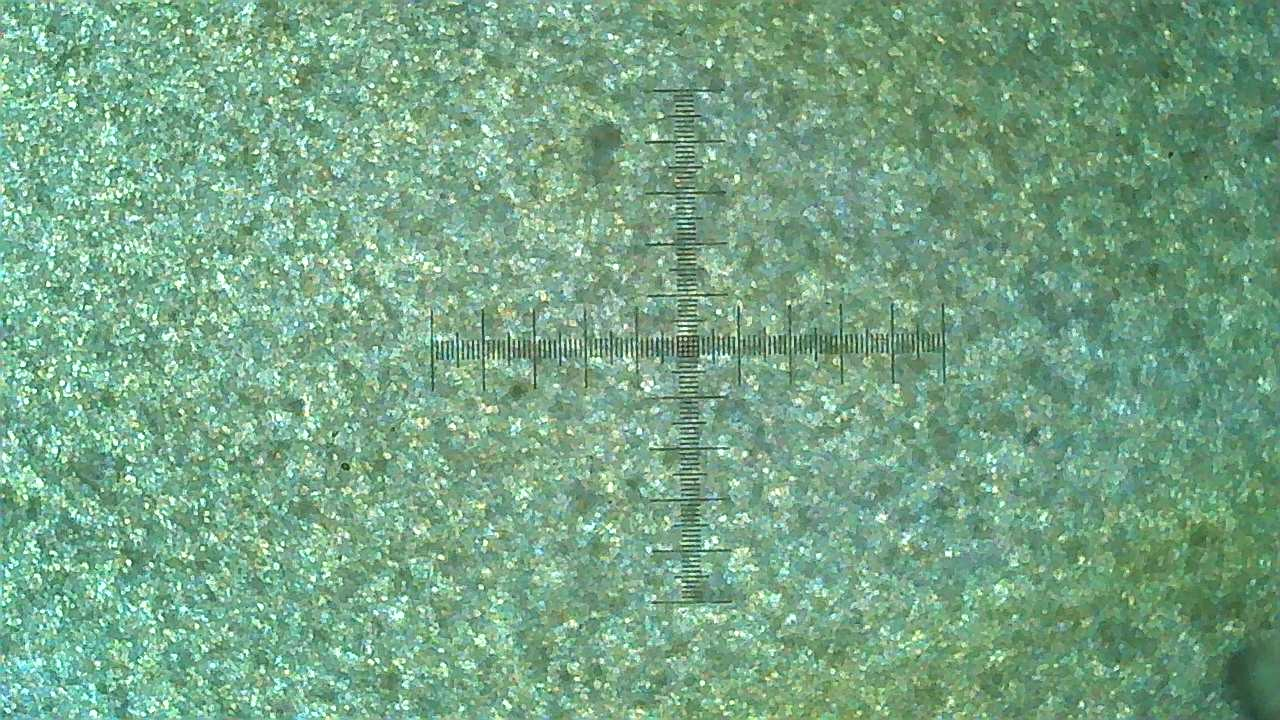
#> input picture Data Y-Achse/WIN_20241026_14_56_22_Pro.jpg, 1280 x 720 px; its folder holds 4 pictures in this run
$ python Gaussian_Filter_and_Fit.py
#> lines starting #> are read from the running program, lines starting #| are printed output that depends on the picture
import numpy as np
from PIL import Image
import matplotlib.pyplot as plt
from scipy.ndimage import gaussian_filter
from scipy.optimize import curve_fit
from matplotlib.patches import Circle
from matplotlib.lines import Line2D
from matplotlib.colors import rgb_to_hsv
import os

from skimage import io, color, filters, measure

def find_color_center(image_path, target_hex_color):
    # Load the image
    image = io.imread(image_path)

    # Remove alpha channel if present
    if image.shape[-1] == 4:
        image = image[..., :3]

    # Convert the target color from hex to normalized RGB and then to HSV
    target_rgb = np.array([int(target_hex_color[i:i+2], 16) for i in (0, 2, 4)]) / 255.0
    target_hsv = rgb_to_hsv(target_rgb.reshape(1, 1, 3)).squeeze()

    # Convert the image to HSV color space
    image_hsv = color.rgb2hsv(image)

    # Define thresholds for color matching
    hue_threshold = 0.05
    sat_threshold = 0.2
    val_threshold = 0.2

    # Identify pixels within the specified HSV thresholds
    color_match = (
        (np.abs(image_hsv[..., 0] - target_hsv[0]) < hue_threshold) &
        (np.abs(image_hsv[..., 1] - target_hsv[1]) < sat_threshold) &
        (np.abs(image_hsv[..., 2] - target_hsv[2]) < val_threshold)
    )

    # Label the regions in the color match mask
    labeled_color_match = measure.label(color_match)
    color_regions = measure.regionprops(labeled_color_match)

    # Find the largest region with the matching color and get its centroid
    if color_regions:
        largest_color_region = max(color_regions, key=lambda r: r.area)
        center_y, center_x = largest_color_region.centroid
        minr, minc, maxr, maxc = largest_color_region.bbox
        return center_x,center_y
    else:
        return 0,0
        #print("No matching region found.")
        #return

def gaussian_2d(coords, x0, y0, x_sigma, y_sigma, amplitude):
    """2D Gaussian function for fitting."""
    x, y = coords
    return amplitude * np.exp(-((x - x0) ** 2 / (2 * x_sigma ** 2) + (y - y0) ** 2 / (2 * y_sigma ** 2))).ravel()

def plot_gaussian_2d(x, y, x0, y0, xalpha, yalpha, A):
    """Calculate Amplitude of Gaussian Point."""
    return A * np.exp(-((x-x0)**2/(2*xalpha**2) + (y-y0)**2/(2*yalpha**2)))

def g_surface(filtered_image, gaussian_param):
    """Calculate Gaussian Surface."""
    x0, y0, xalpha, yalpha, A = gaussian_param
    x = np.linspace(0, filtered_image.shape[1]-1, filtered_image.shape[1])
    y = np.linspace(0, filtered_image.shape[0]-1, filtered_image.shape[0])
    x, y = np.meshgrid(x, y)
    gaussian_surface = plot_gaussian_2d(x, y, x0, y0, xalpha, yalpha, A)
    return gaussian_surface

def load_image(path):
    """Load the images and manually convert them to grayscale."""
    image = Image.open(path)
    image_array = np.array(image)
    # Manually converting to grayscale using the luminosity method
    grayscale_array = 0.2989 * image_array[:,:,0] + 0.5870 * image_array[:,:,1] + 0.1140 * image_array[:,:,2]
    return grayscale_array

def average_images(image1_gray,image2_gray,image3_gray):
    """Average the images."""
    average_image_gray = (image1_gray + image2_gray + image3_gray) / 3
    return average_image_gray

def filter_image(gray_array):
    """Apply Gaussian Filter."""
    filtered_image_gray = gaussian_filter(gray_array, sigma=20)
    return filtered_image_gray

def filter_noise(data, threshold):
    """Filter out noise by setting values below a certain threshold to zero."""
    return np.where(data < threshold, 0, data)

def fit_gaussian(data,x_i,y_i):
    """Fit a 2D Gaussian to the image data."""
    # Grid of x, y points
    x = np.linspace(0, data.shape[1]-1, data.shape[1])
    y = np.linspace(0, data.shape[0]-1, data.shape[0])
    x, y = np.meshgrid(x, y)
    # Initial guess for the parameters: [x0, y0, sigma_x, sigma_y, amplitude]
    initial_guess = (x_i,y_i, 50, 50, np.max(data))
    # Perform the curve fitting
    params, pcov = curve_fit(gaussian_2d, (x, y), data.ravel(), p0=initial_guess)
    # Predict the data using the fitted parameters
    fitted_data = gaussian_2d((x, y), *params)
    # Degrees of freedom (number of data points minus number of parameters)
    dof = len(y)*len(x) - len(params)
    # Calculate the residual sum of squares (RSS)
    residuals = data.ravel() - fitted_data
    rss = np.sum(residuals**2)
    #r_squared = 1 - (np.sum(residuals**2) / np.sum((ydata - np.mean(ydata))**2))
    chi_squared_red = rss / dof
    return params,chi_squared_red

def plot_grid(ax):
    """Plots Circle and Lines."""
    ax.add_artist(Circle((632, 362),250,color='green',fill =False))
    ax.add_artist(Circle((632, 362),200,color='green',fill =False))
    ax.add_artist(Circle((632, 362),150,color='green',fill =False))
    ax.add_artist(Circle((632, 362),100,color='green',fill =False))
    ax.add_artist(Circle((632, 362),50,color='green',fill =False))
    ax.add_artist(Line2D((379,885),(362,362)))
    ax.add_artist(Line2D((632,632),(109,615)))
    for i in range(0,45):
        ax.add_artist(Line2D((382+5*i,382+5*i),(355,370),color='green'))
    for i in range(0,45):
        ax.add_artist(Line2D((657+5*i,657+5*i),(355,370),color='green'))
    for i in range(0,45):
        ax.add_artist(Line2D((625,639),(387+5*i,387+5*i),color='green'))
    for i in range(0,45):
       ax.add_artist(Line2D((625,639),(337-5*i,337-5*i),color='green'))
    for i in range(0,10):
        ax.add_artist(Line2D((382+25*i,382+25*i),(350,375),color='green'))
    for i in range(0,10):
        ax.add_artist(Line2D((657+25*i,657+25*i),(350,375),color='green'))
    for i in range(0,10):
        ax.add_artist(Line2D((620,644),(337-25*i,337-25*i),color='green'))
    for i in range(0,10):
        ax.add_artist(Line2D((620,644),(387+25*i,387+25*i),color='green'))

def plot_result(img,data, x0, y0,i,chi):
    """Plot the result with the Gaussian center marked."""
    fig, ax = plt.subplots(figsize=(10,8))
    ax.imshow(data, cmap='gray',alpha = 0.5)
    ax.imshow(img, cmap='Reds',alpha = 0.5)
    ax.set_title('Filtered Laser Center (%3.3f, %3.3f) at Position %d mm with Chi %d' %((x0-632)/5,(-y0+362)/5,50*i/3,chi))
    ax.scatter(x0, y0, color='red', s=5, label='Gaussian Center')
    plot_grid(ax)
    plt.savefig('Y-Achse %d.png'%i)
    plt.close(fig)
    #plt.show()

def prep_plot(filtered_mean, gaussian_surface,x0,y0,A):
    """Prepare Plot."""
    fig = plt.figure(figsize=(10, 7))
    ax = fig.add_subplot(111, projection='3d')
    x = np.arange(filtered_mean.shape[1])
    y = np.arange(filtered_mean.shape[0])
    X, Y = np.meshgrid(x, y)
    ax.plot_surface(X, Y, filtered_mean, cmap='turbo', alpha=0.5)
    ax.plot_surface(X, Y, gaussian_surface, cmap='viridis')
    ax.scatter(x0,y0,A, color = 'green', s = 50)

    print(x0,y0)

def main():
    Data = os.listdir('Data Y-Achse')
    y_result = []
    z_result = []
    for i in range(0,len(Data),3):
    #for i in range(0,9,3):
        file_path1 = os.path.join("Data Y-Achse",Data[i])
        file_path2 = os.path.join("Data Y-Achse",Data[i+1])
        file_path3 = os.path.join("Data Y-Achse",Data[i+2])

        gray_array1 = load_image(file_path1)
#> in load_image, image is the input picture: PIL image 1280x720 RGB; mean R, G, B 118.6, 164.7, 134.2
        gray_array2 = load_image(file_path2)
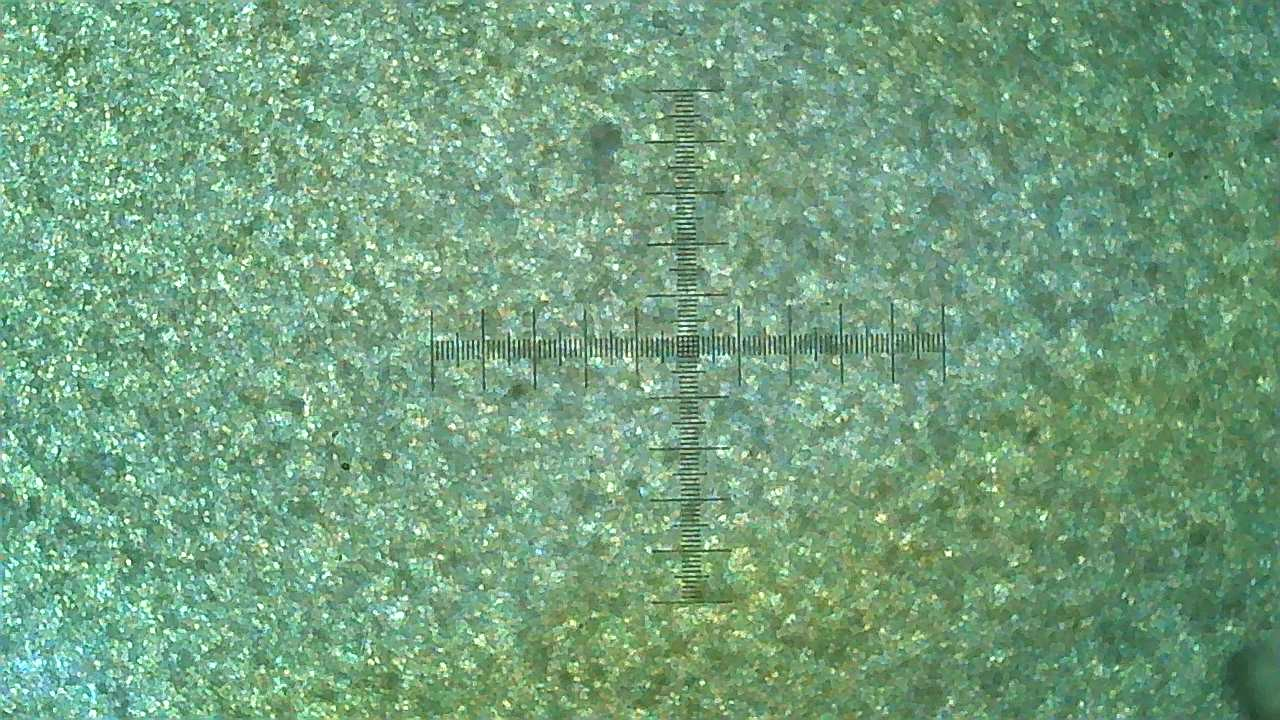
#> input picture Data Y-Achse/WIN_20241026_14_56_23_Pro.jpg, 1280 x 720 px
#> in load_image, image is the input picture: PIL image 1280x720 RGB; mean R, G, B 115.5, 160.3, 126.6
        gray_array3 = load_image(file_path3)
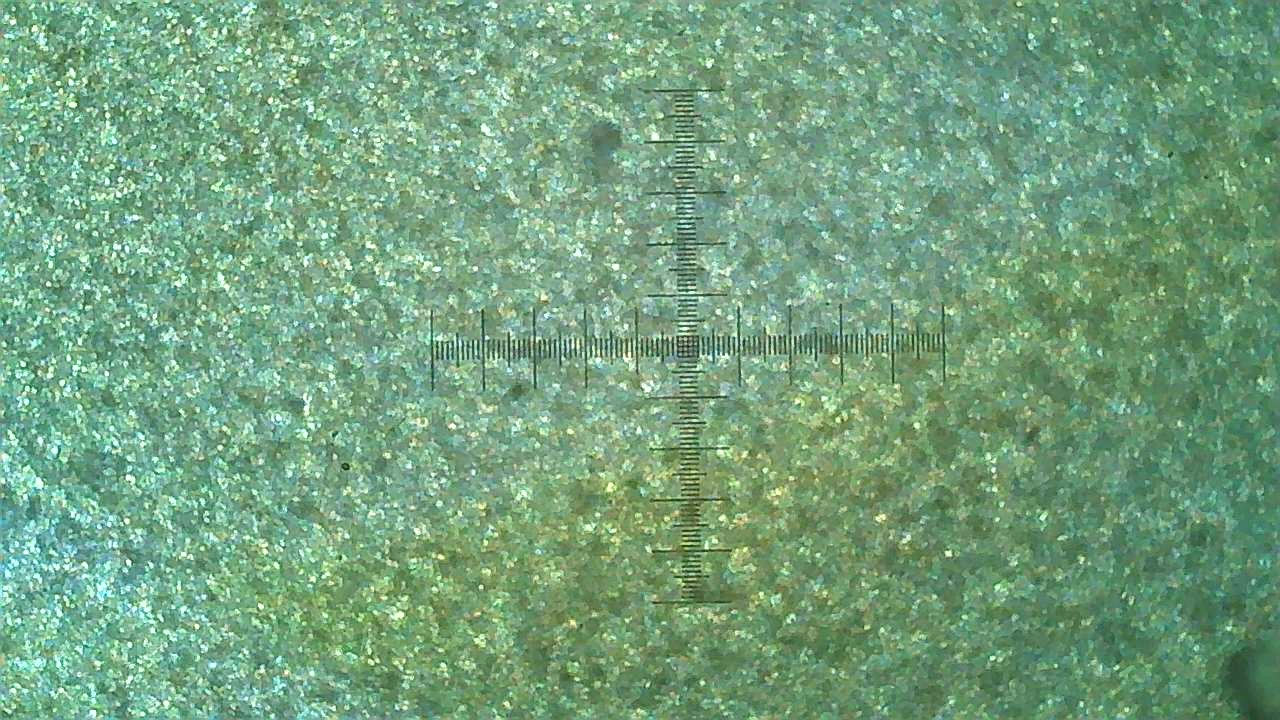
#> input picture Data Y-Achse/WIN_20241026_14_56_24_Pro.jpg, 1280 x 720 px
#> in load_image, image is the input picture: PIL image 1280x720 RGB; mean R, G, B 115.9, 160.9, 126.3

        init_guess = find_color_center(file_path1,'DFFFF2')
#> in find_color_center, `image_hsv = color.rgb2hsv(image)`: image_hsv: shape (720, 1280, 3) float64; mean of channels 0, 1, 2 0.385, 0.293, 0.646
#> in find_color_center, `color_match = ( (np.abs(image_hsv[..., 0] - target_hsv[0]) < hue_thres..`: color_match: shape (720, 1280) bool; 7% white in thin lines or dots
#> in find_color_center, `labeled_color_match = measure.label(color_match)`:
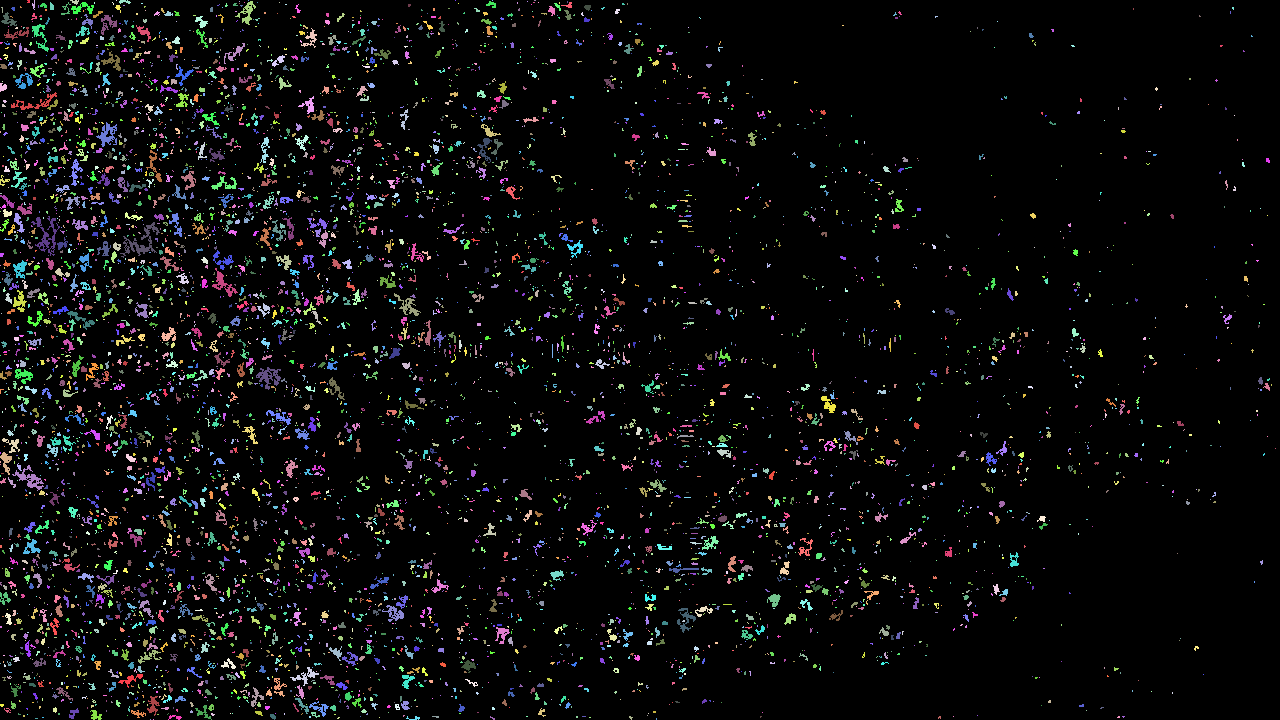
#> labeled_color_match: shape (720, 1280) int32; 5835 distinct labels, from 0 to 5834; one colour per label, 0 black
#> in find_color_center, `color_regions = measure.regionprops(labeled_color_match)`: color_regions = 5834 regions
#> in find_color_center, `center_y, center_x = largest_color_region.centroid`: center_y = 241.5; center_x = 141
#> in find_color_center, `minr, minc, maxr, maxc = largest_color_region.bbox`: minr = 222; minc = 120; maxr = 258; maxc = 160
#> init_guess = (141, 241.5)

        mean_gray_array = average_images(gray_array1,gray_array2,gray_array3)
        filtered_mean = filter_image(mean_gray_array)

        plt.imsave('Intermediat.png',filtered_mean)
        img = Image.open('Intermediat.png')
        arr =  np.array(img.convert('L'))

        noise_threshold = 200  # Define the noise threshold
        filtered_image = filter_noise(arr, noise_threshold)
        gaussian_param,chi = fit_gaussian(filtered_image,init_guess[0],init_guess[1])
#> in fit_gaussian, `initial_guess = (x_i,y_i, 50, 50, np.max(data))`: initial_guess = (141, 241.5, 50, 50, 215)
#> in fit_gaussian, `params, pcov = curve_fit(gaussian_2d, (x, y), data.ravel(), p0=initial..`: params = [172.8, 257, -33.95, 21.75, -1.02e-05]; pcov = [[4.8e+12, -46.66, 182775.1, -97.27, -0.055], [-46.66, 1.97e+12, -156.4, -173947.8, -0.0816], [182775.1, -156.4, 4.8e+12, 246.7, -722212.4], [-97.27, -173947.8, 246.7, 1.97e+12, 462720.5], [-0.055, -0.0816, -722212.4, 462720.5, 0.435]]
#> in gaussian_2d (call 26), `x, y = coords`:
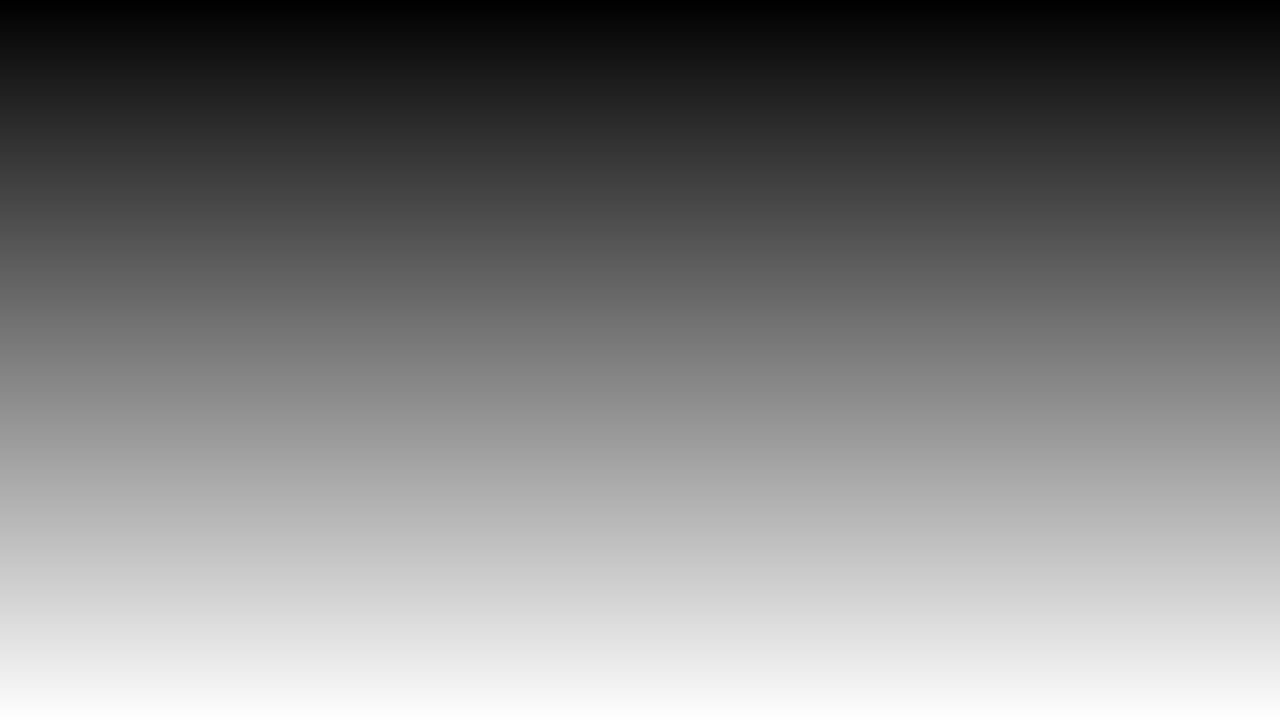
#> y: shape (720, 1280) float64; min 0, max 719, mean 359.5; drawn with min black and max white
#> in fit_gaussian, `dof = len(y)*len(x) - len(params)`: dof = 518395
#> in fit_gaussian, `rss = np.sum(residuals**2)`: rss = 464900812
#> in fit_gaussian, `chi_squared_red = rss / dof`: chi_squared_red = 896.8
#> gaussian_param = [172.8, 257, -33.95, 21.75, -1.02e-05]; chi = 896.8
        gaussian_surface = g_surface(filtered_image, gaussian_param)
#> in g_surface, `x0, y0, xalpha, yalpha, A = gaussian_param`: x0 = 172.8; y0 = 257; xalpha = -33.95; yalpha = 21.75; A = -1.02e-05

    #prep_plot(filtered_mean, gaussian_surface,gaussian_param[0],gaussian_param[1],gaussian_param[-1])
    #plt.show()
        y_result.append(gaussian_param[0])
        z_result.append(gaussian_param[1])
        plot_result(img,filtered_image,gaussian_param[0],gaussian_param[1],i,chi)
#> in plot_result, `plt.savefig('Y-Achse %d.png'%i)`:
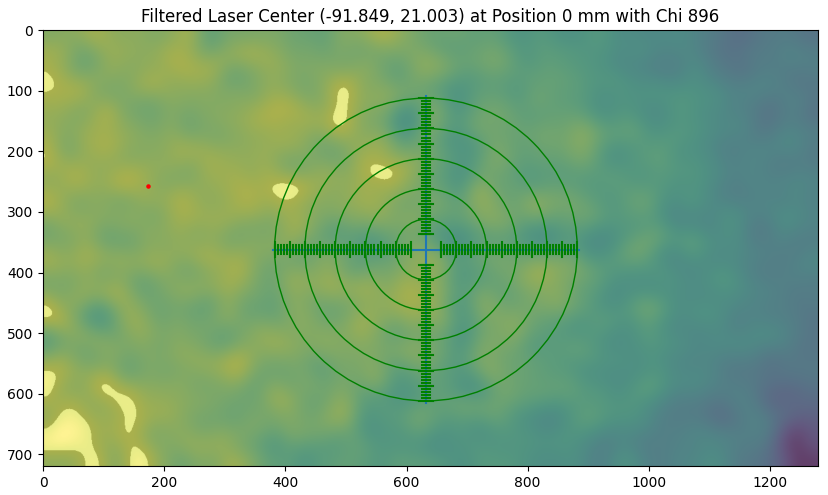
#> figure drawn by matplotlib, 1 panel
    print(y_result,z_result)

    with open('Y-Achse X-Data','w') as file:
        for item in y_result:
            file.write(f"{item}\n")

    with open('Y-Achse Z-Data','w') as file:
        for item in z_result:
            file.write(f"{item}\n")

if __name__ == "__main__":
#> (the run stopped early here; a loop or call above may not have finished)
